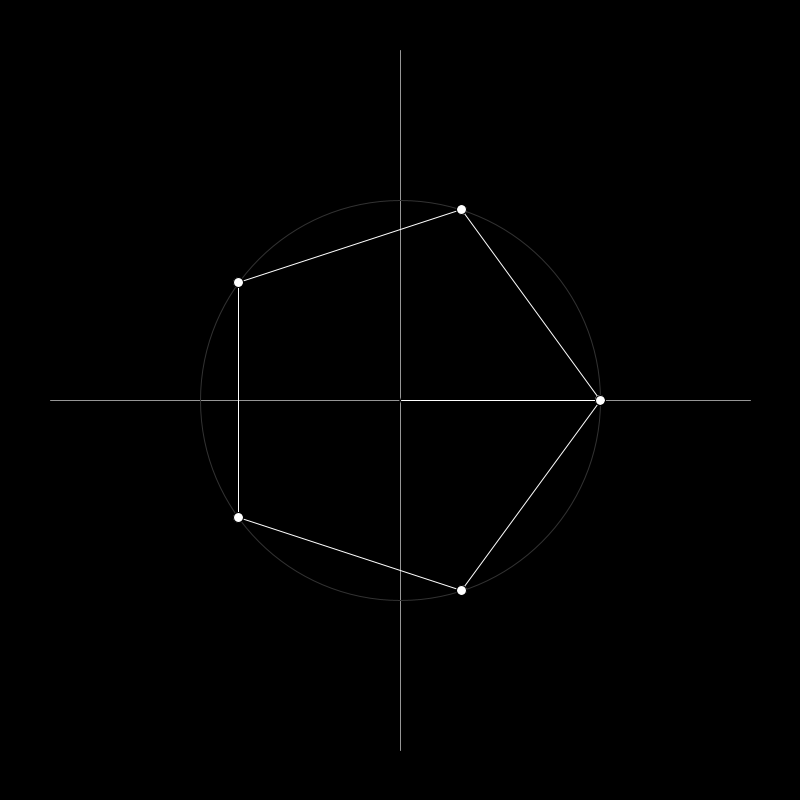
Frame 1 (no input)
Frame 60 (the mouse pressed at the canvas centre just before this capture): identical to frame 1, image omitted
Frame 120 (the mouse held since frame 60 and released just before this capture): identical to frame 1, image omitted

The Processing sketch that drew this single still picture (run headless with seeded random() and noise(); from frame 60 on, the mouse is pressed at the canvas centre):

// Processing sketch: sketch_01b_polygons_details
// ── sketch_01b_polygons_details.pde
int sides= 5;
int radius = 200;

void setup() {
  size(800, 800); //We set up the size of the display
  background(0);  //We set up the background color
  frameRate(24);  //We set up the frame rate of the application (24 frames per second = normal movie frame rate)
}

void draw(){
  background(0); // We clear the screen in every frame by coloring it black 
  
  translate(400,400);    //we put the coords center in (400,400) so it's in the center of the canvas
  //rotate(radians(-90)); //this line rotates the viewport 90º counterclockwise to make the 0º face upwards.
  
  stroke(150);   // We set the color to grey and we draw both axis
  line(-350,0,350,0);  
  line(0,-350,0,350);
  
  stroke(50,50,50);   // We set the color to grey and we draw the reference circle
  noFill();
  ellipse(0,0,radius*2,radius*2);        //This is the circle in which the polygon is inscribed
  
  stroke(255,255,255);  // We set the color to white
    
  // We draw the polygon
  for(int i=0;i<sides; i++){
    
    float vert1X = radius*cos(radians((360/sides)*i));
    float vert1Y = radius*sin(radians((360/sides)*i));
    float vert2X = radius*cos(radians((360/sides)*(i+1)));
    float vert2Y = radius*sin(radians((360/sides)*(i+1)));
    
    line(vert1X, vert1Y,vert2X,vert2Y);
  }
  

  for(int i=0;i<sides; i++){            //We draw the lines from the center (spokes), the vertexes and the coordinates
    
    float vertX=radius*cos(radians((360/sides)*i));
    float vertY=radius*sin(radians((360/sides)*i));
    
    line(0,0,vertX,vertY);              // Spokes
    
    fill(255,255,255);                    //We set the properties of the points
    stroke(0,0,0);
  
    ellipse(vertX, vertY,10,10); //vertex points
  }
  
  
  
}
